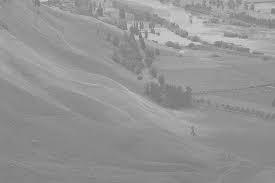
#> input picture OpenCV/opencv-fig-scene01.jpg, 275 x 183 px
$ python opencv-py-basic05.hist.py
#> lines starting #> are read from the running program, lines starting #| are printed output that depends on the picture
import numpy as np
import cv2

"""
equalizeHist (等化)
影像處理中常用的圖像增強技巧，

用數值方法將圖片的size變大，增加圖片對比度(CLAHE)
"""

img = cv2.imread('opencv-fig-scene01.jpg')
#> img is the input picture: shape (183, 275, 3); min 109, max 214, mean 148.1
img_gray = cv2.cvtColor(img, cv2.COLOR_BGR2GRAY)
img_hist = cv2.equalizeHist(img_gray)
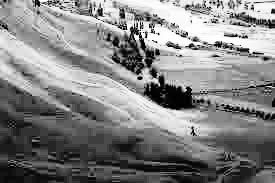
#> img_hist: shape (183, 275); min 0, max 255, mean 130.8

## hstack 水平並排
res = np.hstack((img_gray, img_hist))
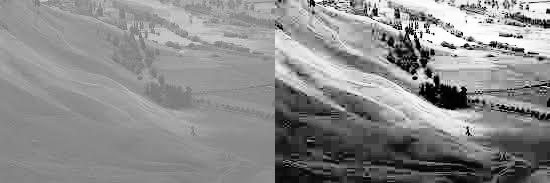
#> res: shape (183, 550); min 0, max 255, mean 139.4
cv2.imshow('CTUCCE',res)

## vstack 垂直並排
res = np.vstack((img_gray, img_hist))
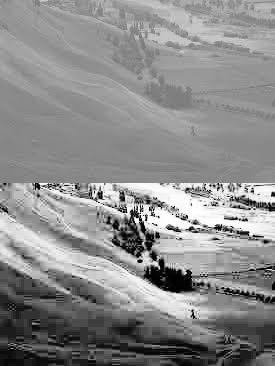
#> res: shape (366, 275); min 0, max 255, mean 139.4
cv2.imshow('CTUCCE2',res)

cv2.waitKey(0)
cv2.destroyAllWindows()
